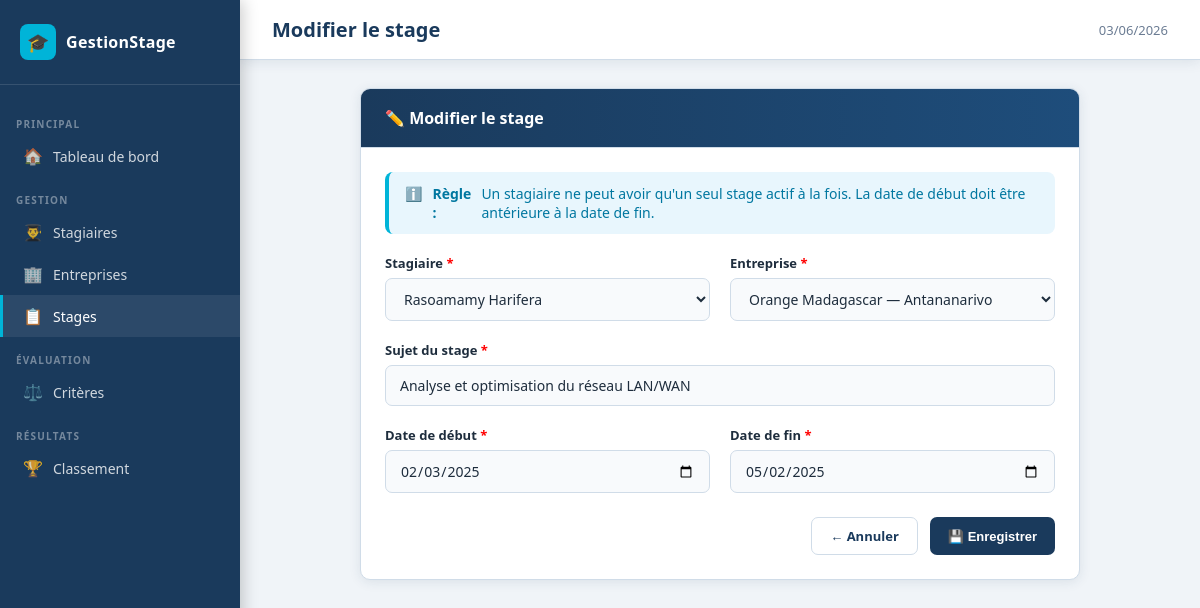
The app's page /public?controller=stage&action=edit&id=2 with its own data.
### tables this page shows
CREATE TABLE IF NOT EXISTS stage (
    numero_stage      INT AUTO_INCREMENT PRIMARY KEY,
    sujet             VARCHAR(255)  NOT NULL,
    dateDebut         DATE          NOT NULL,
    dateFin           DATE          NOT NULL,
    numero_stagiaire  INT           NOT NULL,
    numero_entreprise INT           NOT NULL,
    created_at        TIMESTAMP DEFAULT CURRENT_TIMESTAMP,

     
    CONSTRAINT chk_dates CHECK (dateDebut < dateFin),

     
    FOREIGN KEY (numero_stagiaire)
        REFERENCES stagiaire(numero_stagiaire)
        ON DELETE CASCADE ON UPDATE CASCADE,

     
    FOREIGN KEY (numero_entreprise)
        REFERENCES entreprise(numero_entreprise)
        ON DELETE CASCADE ON UPDATE CASCADE
);

CREATE TABLE IF NOT EXISTS stagiaire (
    numero_stagiaire INT AUTO_INCREMENT PRIMARY KEY,
    nom              VARCHAR(100) NOT NULL,
    prenom           VARCHAR(100) NOT NULL,
    email            VARCHAR(150) NOT NULL UNIQUE,
    ecole            VARCHAR(150) NOT NULL,
    filiere          VARCHAR(100) NOT NULL,
    created_at       TIMESTAMP DEFAULT CURRENT_TIMESTAMP
);

CREATE TABLE IF NOT EXISTS entreprise (
    numero_entreprise INT AUTO_INCREMENT PRIMARY KEY,
    nom               VARCHAR(150) NOT NULL,
    secteur_activite  VARCHAR(100) NOT NULL,
    ville             VARCHAR(100) NOT NULL,
    created_at        TIMESTAMP DEFAULT CURRENT_TIMESTAMP
);

### core/Controller.php (called while the page is built, shortened)
<?php
abstract class Controller
{
    protected function render(string $view, array $data = [], string $title = APP_NAME): void
    {
        extract($data);
        $viewPath   = VIEWS_PATH . '/' . $view . '.php';
        require $viewPath;
    }
    protected function get(string $key, mixed $default = null): mixed
    {
        return isset($_GET[$key]) ? trim($_GET[$key]) : $default;
    }
}

### app/controllers/StageController.php (called while the page is built, shortened)
<?php
class StageController extends Controller
{
    private StageModel      $model;
    private StagiaireModel  $stagiaireModel;
    private EntrepriseModel $entrepriseModel;
    public function __construct()
    {
        $this->model           = new StageModel();
        $this->stagiaireModel  = new StagiaireModel();
        $this->entrepriseModel = new EntrepriseModel();
    }
    public function edit(): void
    {
        $id    = (int) $this->get('id');
        $stage = $this->model->getById($id);
        $this->render('stages/form', [
            'stage'       => $stage,
            'stagiaires'  => $this->stagiaireModel->getAll(),
            'entreprises' => $this->entrepriseModel->getAll(),
            'errors'      => [],
        ], 'Modifier le stage');
    }
}

### core/Router.php (called while the page is built, shortened)
<?php
class Router
{
    public static function dispatch(): void
    {
        $action         = $_GET['action']     ?? 'index';
        $controller = new $className();
        $controller->$action();
    }
}

### public/index.php (called while the page is built, shortened)
<?php
require_once ROOT_PATH . '/config/database.php';
require_once ROOT_PATH . '/core/autoload.php';
Router::dispatch();

### core/Model.php (called while the page is built, shortened)
<?php
abstract class Model
{
    public function __construct()
    {
        $this->db = Database::getInstance()->getPdo();
    }
}

### core/autoload.php (called while the page is built, shortened)
<?php
spl_autoload_register(function (string $className): void {
    $dirs = [
        ROOT_PATH . '/core/',
        ROOT_PATH . '/app/models/',
        ROOT_PATH . '/app/controllers/',
    ];
    foreach ($dirs as $dir) {
        $file = $dir . $className . '.php';
        if (file_exists($file)) {
            return;
        }
    }
});

### core/Database.php (called while the page is built)
<?php
class Database
{
    private static ?Database $instance = null;
    private PDO $pdo;
    private function __construct()
    {
        $dsn = "mysql:host=" . DB_HOST
             . ";port=" . DB_PORT
             . ";dbname=" . DB_NAME
             . ";charset=" . DB_CHARSET;
        $options = [
            PDO::ATTR_ERRMODE            => PDO::ERRMODE_EXCEPTION,
            PDO::ATTR_DEFAULT_FETCH_MODE => PDO::FETCH_ASSOC,
            PDO::ATTR_EMULATE_PREPARES   => false,
        ];
        try {
            $this->pdo = new PDO($dsn, DB_USER, DB_PASS, $options);
        } catch (PDOException $e) {
            die("Erreur de connexion à la base de données : " . $e->getMessage());
        }
    }
    public static function getInstance(): Database
    {
        if (self::$instance === null) {
            self::$instance = new Database();
        }
        return self::$instance;
    }
    public function getPdo(): PDO
    {
        return $this->pdo;
    }
}

### app/models/StageModel.php (called while the page is built, shortened)
<?php
class StageModel extends Model
{
    private string $table = 'stage';
    public function getById(int $id): array|false
    {
        $sql = "SELECT
                    st.*,
                    s.nom AS stagiaire_nom,
                    s.prenom AS stagiaire_prenom,
                    s.ecole, s.filiere,
                    e.nom AS entreprise_nom,
                    e.ville, e.secteur_activite
                FROM {$this->table} st
                JOIN stagiaire s ON s.numero_stagiaire = st.numero_stagiaire
                JOIN entreprise e ON e.numero_entreprise = st.numero_entreprise
                WHERE st.numero_stage = ?";
        $stmt = $this->db->prepare($sql);
        $stmt->execute([$id]);
        return $stmt->fetch();
    }
}

### app/models/StagiaireModel.php (called while the page is built, shortened)
<?php
class StagiaireModel extends Model
{
    private string $table = 'stagiaire';
    public function getAll(): array
    {
        $stmt = $this->db->query("SELECT * FROM {$this->table} ORDER BY nom, prenom");
        return $stmt->fetchAll();
    }
}

### app/models/EntrepriseModel.php (called while the page is built, shortened)
<?php
class EntrepriseModel extends Model
{
    private string $table = 'entreprise';
    public function getAll(): array
    {
        $stmt = $this->db->query("SELECT * FROM {$this->table} ORDER BY nom");
        return $stmt->fetchAll();
    }
}

### app/views/stages/form.php (the view, shortened to what this page needs)
<?php
$isEdit = !empty($stage['numero_stage']);
$action = $isEdit ? 'update' : 'store';
?>
<div class="card" style="max-width: 720px; margin: 0 auto;">
    <div class="card-header">
        <h2><?= $isEdit ? '✏️ Modifier le stage' : '➕ Attribuer un stage' ?></h2>
    </div>
    <div class="card-body">
        <div class="alert alert-info" style="margin-bottom:20px;">
            ℹ️ <strong>Règle :</strong> Un stagiaire ne peut avoir qu'un seul stage actif à la fois.
            La date de début doit être antérieure à la date de fin.
        </div>
        <form method="POST" action="<?= BASE_URL ?>?controller=stage&action=<?= $action ?>">
            <div class="form-grid">
                <div class="form-group">
                    <label for="numero_stagiaire">Stagiaire <span style="color:red">*</span></label>
                    <select id="numero_stagiaire" name="numero_stagiaire" required>
                        <?php foreach ($stagiaires as $s): ?>
                            <option value="<?= $s['numero_stagiaire'] ?>"
                                <?= ($stage['numero_stagiaire'] ?? '') == $s['numero_stagiaire'] ? 'selected' : '' ?>>
                                <?= htmlspecialchars($s['nom'] . ' ' . $s['prenom']) ?>
                            </option>
                        <?php endforeach; ?>
                    </select>
                </div>
                <div class="form-group">
                    <label for="numero_entreprise">Entreprise <span style="color:red">*</span></label>
                    <select id="numero_entreprise" name="numero_entreprise" required>
                        <?php foreach ($entreprises as $e): ?>
                            <option value="<?= $e['numero_entreprise'] ?>"
                                <?= ($stage['numero_entreprise'] ?? '') == $e['numero_entreprise'] ? 'selected' : '' ?>>
                                <?= htmlspecialchars($e['nom']) ?> — <?= htmlspecialchars($e['ville']) ?>
                            </option>
                        <?php endforeach; ?>
                    </select>
                </div>
                <div class="form-group full">
                    <label for="sujet">Sujet du stage <span style="color:red">*</span></label>
                    <input type="text" id="sujet" name="sujet"
                           value="<?= htmlspecialchars($stage['sujet'] ?? '') ?>"
                           placeholder="Ex: Développement d'une application web de gestion..." required>
                </div>
                <div class="form-group">
                    <label for="dateDebut">Date de début <span style="color:red">*</span></label>
                    <input type="date" id="dateDebut" name="dateDebut"
                           value="<?= htmlspecialchars($stage['dateDebut'] ?? '') ?>" required>
                </div>
                <div class="form-group">
                    <label for="dateFin">Date de fin <span style="color:red">*</span></label>
                    <input type="date" id="dateFin" name="dateFin"
                           value="<?= htmlspecialchars($stage['dateFin'] ?? '') ?>" required>
                </div>
            </div>
            <div class="form-actions">
                <a href="<?= BASE_URL ?>?controller=stage&action=index" class="btn btn-outline">← Annuler</a>
                <button type="submit" class="btn btn-primary">
                    <?= $isEdit ? '💾 Enregistrer' : '✅ Attribuer le stage' ?>
                </button>
            </div>
        </form>
    </div>
</div>

### public/css/style.css (style rules this page uses)
:root { --primary: #1a3a5c; --primary-dark: #0f2540; --accent: #00b4d8; --accent-dark: #0096c7; --success: #2d9b6f; --danger: #c0392b; --warning: #e67e22; --bg: #f0f4f8; --surface: #ffffff; --text: #1e2d3d; --text-muted: #6b7c93; --border: #d0dce8; --sidebar-w: 240px; --shadow: 0 2px 12px rgba(26,58,92,.1); --radius: 10px; }
*, *::before, *::after { box-sizing: border-box; margin: 0; padding: 0; }
body { font-family: 'Segoe UI', 'Noto Sans', sans-serif; background: var(--bg); color: var(--text); display: flex; min-height: 100vh; }
a { color: var(--accent-dark); text-decoration: none; }
.card { background: var(--surface); border-radius: var(--radius); box-shadow: var(--shadow); border: 1px solid var(--border); overflow: hidden; }
.card-header { padding: 18px 24px; border-bottom: 1px solid var(--border); display: flex; align-items: center; justify-content: space-between; background: linear-gradient(to right, var(--primary) 0%, #1e4d7b 100%); color: white; }
.card-header h2 { font-size: 16px; font-weight: 600; }
.card-body { padding: 24px; }
.btn { display: inline-flex; align-items: center; gap: 6px; padding: 9px 18px; border-radius: 7px; font-size: 13px; font-weight: 600; border: none; cursor: pointer; transition: all .2s; text-decoration: none; }
.btn-primary { background: var(--primary); color: white; }
.btn-outline { background: transparent; color: var(--primary); border: 1.5px solid var(--border); }
.form-grid { display: grid; grid-template-columns: 1fr 1fr; gap: 20px; }
.form-group { display: flex; flex-direction: column; gap: 6px; }
.form-group.full { grid-column: 1 / -1; }
label { font-size: 13px; font-weight: 600; color: var(--text); }
input[type="text"], input[type="email"], input[type="date"], input[type="number"], select, textarea { width: 100%; padding: 10px 14px; border: 1.5px solid var(--border); border-radius: 7px; font-size: 14px; font-family: inherit; color: var(--text); background: #f8fafc; transition: border-color .2s, box-shadow .2s; }
.form-actions { margin-top: 24px; display: flex; gap: 12px; justify-content: flex-end; }
.alert { padding: 12px 16px; border-radius: 8px; font-size: 14px; margin-bottom: 20px; display: flex; align-items: flex-start; gap: 10px; }
.alert-info { background: #e8f6fd; border-left: 4px solid var(--accent); color: #0077a0; }

### records on screen
stage: numero_stagiaire "Rasoamamy Harifera", numero_entreprise "Orange Madagascar — Antananarivo", sujet "Analyse et optimisation du réseau LAN/WAN", dateDebut "02/03/2025", dateFin "05/02/2025"

### other values on screen
$title "Modifier le stage"
